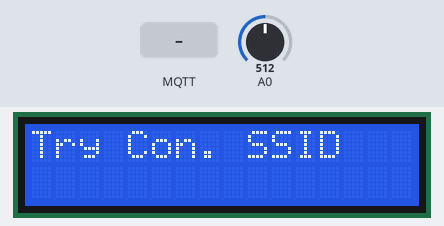
This sketch was run on a simulated ESP8266 (Wemos D1 mini). Shown: 16×2 character LCD. Inputs (shaded band) come from the test bench; at power-on: A0 = 512. WiFi joins after 1.5 s; servers stay silent unless stated; no MQTT or app messages arrive unless stated; what the sketch prints to the serial monitor is not drawn.

Above: at 0.1 s.
At 1.6 s:
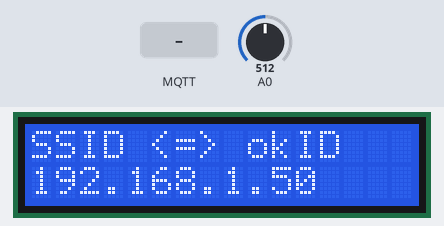
5.7 s: A0 set to 560
7.6 s: MQTT message "1" arrives on the first subscribed topic
9.2 s: MQTT message "on" arrives on the first subscribed topic
10.7 s: A0 set to 240
12.2 s: MQTT message "off" arrives on the first subscribed topic
Timing chart, 0 to 14.8 s (numbered marks = the images above; inputs shaded):
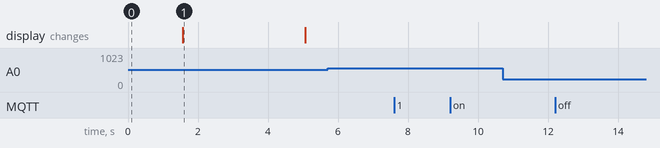

The sketch:

Arduino-Wemos-D1-MQTT-LCD-Screen.ino
```cpp
/*
 Based on Reconnecting MQTT example - non-blocking

 This sketch demonstrates how to keep the client connected
 using a non-blocking reconnect function. If the client loses
 its connection, it attempts to reconnect every 5 seconds
 without blocking the main loop.

 Stor 10 messages MQTT for display in loop on LCD screen 2 lines of 16 char

 Exemple to send MQTT with client mosquitto
 mosquitto_pub -h 192.168.0.66 -t "maison/aff/2x16A" -m  "{\"L1\":\"Contenu Ligne 1\",\"L2\":\"Contenu ligne 2\"}"

*/

#define DEBUG
#include <SPI.h>
#include <ESP8266WiFi.h>
#include <PubSubClient.h>
#include <LiquidCrystal.h>
#include <ArduinoJson.h>

// Pin use by program
LiquidCrystal lcd(0, 2, 4, 14, 12, 13);

// Update these with values suitable for your hardware/network.
byte mac[]    = {  0xDE, 0xED, 0xBA, 0xFE, 0xFE, 0xED };
IPAddress ip(192, 168, 0, 38);                          // Adress Wemos or D1 ou Arduino Ethernet on network
IPAddress server(192, 168, 0, 66);                      // Server MQTT

const char* ssid = "SSID";                              // Your WIFI SSID
const char* password = "PASSWORD";                      // Your WIFI password

// Le topics a écouter pour recevoir des ordres
#define SUBSCRIBELOG         "maison/aff/2x16"           //Topic qui permettra de recevoir des ordres a executer
#define SUBSCRIBEAUT         "maison/aff/2x16A"          //Topic automatique de Jeedom

int iInfoLog = 0;             // Si c'est à 0 pour automatique on affiche pas les log si c'est à 1 on affiche que les LOG

// Variable pour memorisation messages
int numMsgsInArray = 0;         // This has a maximum of 10 messages
String messagesL1[10];          // because we've defined 10 Object Strings first line and key
String messagesL2[10];          // because we've defined 10 Object Strings seconde line
int msg_num = 1;                // This is between 1 and 10, reflecting which message number is printed on the LCD
int msg_index = 99;             // Index for storage message
int msg_index_current = 0;      // Index message on screen
long lastPressKey   = 0;        // Tempo pour bloquer defilement automatique si touche utilisée
long lastAffichage  = 0;        // Pour compteur tempo d'affichage sans utiliser delay
long tempoAffichage = 1000;     // Duree tempo d'affichage d'un message


/*
 * Search if message MQTT is already stored
 */
boolean searchMessage(char *newMsgSearch){
    boolean find = false;
    #ifdef DEBUG
      Serial.println("Recherche de :");
      Serial.println(newMsgSearch);
    #endif
    // On cherche dans le tableau des messages
    for (int i = 1; i <= numMsgsInArray; i++){
      Serial.println(messagesL1[i-1]);
      if (messagesL1[i-1] == newMsgSearch){
        #ifdef DEBUG
          Serial.println("Message déjà existant");
        #endif
        msg_index = i-1;
        find = true;
      }
    }
    return find;
}

/*
 * Add message in array
 */

void addMessage(char *newMsg, char *newMsg2){
   #ifdef DEBUG
    Serial.println("Ajout du message :");
    Serial.print(newMsg);
   #endif
   numMsgsInArray++;
   if (numMsgsInArray >= 11){
       // To shift the messages up in the array,
       // get the length of the string and reserve it,
       // Then shift the msg to the reserved space.
       // Note that I have used "human values" so that "number of messages" is correct (between 1 and 10), and
       // the code subtracts 1, to point to the correct array entry (between 0 and 9).
       for (int i = 1; i <= 9; i++){
          int tmp1Length = (messagesL1[i].length());
          messagesL1[i-1].reserve(tmp1Length);
          messagesL1[i-1] = messagesL1[i];
       }
     numMsgsInArray = 10;
     }

  // Premier tableau messagesL1
  int strLength = strlen(newMsg)+1; //Include space for \0
  messagesL1[numMsgsInArray-1].reserve(strLength);
  messagesL1[numMsgsInArray-1] = newMsg;

  // Deuxieme tableau messagesL2
  int strLength2 = strlen(newMsg2)+1; //Include space for \0
  // Je vais forcer la taille memoire a 17 caractere pour les 16 caractere de la ligne + \0
  // Pour ligne 1 c'était different car c'est une clef donc il faut utiliser tel que
  strLength2 = 17;
  //messagesL2[numMsgsInArray-1].reserve(strLength2);
  messagesL2[numMsgsInArray-1] = newMsg2;

}

/*
 * Print message on screen
 */
void defilMessages(){
  // Si pas de message pas de defilement
  if ( numMsgsInArray == 0 ) return;
  // Si touche recement pressee pas de defilement on obeit a l'affichage touche
  long nowPress = millis();
  if (nowPress - lastPressKey < 2000) {
    return;
  }
  // Ok on ne change pas d'affiche pendant toute la duree de tempoAffichage
  long nowAffichage = millis();
  if (nowAffichage - lastAffichage > tempoAffichage) {
    lastAffichage = nowAffichage;
    // Ok maintenant on fait defiler
    lcd.clear();
    lcd.setCursor(0, 0);
    lcd.print(messagesL1[msg_index_current]);
    lcd.setCursor(0, 1);
    lcd.print(messagesL2[msg_index_current]);
    msg_index_current++;
    if (msg_index_current >= numMsgsInArray){
        msg_index_current = 0;
    }
  }
}

/*
 * Print message when key pressed
 */
void printMessages() {
   #ifdef DEBUG
    // If you want to see the messages on your serial monitor (eg for testing the code)
    Serial.println("List stored messages");
    for (int i = 1; i <= numMsgsInArray; i++){
      Serial.println(messagesL1[i-1]);
    }
  #endif
  //
  // Now, print the messages out to the LCD screen.
  lcd.clear();
  lcd.setCursor(0, 0);
  lcd.print(messagesL1[msg_num]);
  lcd.setCursor(0, 1);
  lcd.print(messagesL2[msg_num]);
}


void checkUpButton() {
  msg_num--;
  if (msg_num < 1) {
    msg_num = 0;
  }
  #ifdef DEBUG
    Serial.print("checkUpButton  :");
    Serial.println(msg_num);
    Serial.print("Le msg est  :");
    Serial.println(messagesL1[msg_num]);
  #endif
  printMessages();
  lastPressKey = millis();
}

void checkDownButton() {
  msg_num++;
  if (msg_num >= numMsgsInArray) {
    msg_num = numMsgsInArray-1;
  }
  #ifdef DEBUG
    Serial.print("checkDownButton  :");
    Serial.println(msg_num);
    Serial.print("Le msg est  :");
    Serial.println(messagesL1[msg_num]);
  #endif
  printMessages();
  lastPressKey = millis();
}


/*
 * Detect key pressed
 */
void pressButton() {
  int x;
  x = analogRead (0);
  //Serial.println(x,DEC);
  if (x < 100) {               // Left=769  Right=9 Up=225 Down=500
     #ifdef DEBUG
      lcd.clear();
      lcd.setCursor(0, 0);
      lcd.print ("Right");
      Serial.print("The value at pin A0 Right key pressed is  :");
      Serial.println(x,DEC);
     #endif

     checkUpButton();

  } else  if (x < 250) {
            #ifdef DEBUG
              lcd.clear();
              lcd.setCursor(0, 0);
              lcd.print ("Up    ");
              Serial.print("The value at pim A0 UP key pressed is  :");
              Serial.println(x,DEC);
            #endif

            checkUpButton();

          } else  if (x < 550){
                    #ifdef DEBUG
                      lcd.clear();
                      lcd.setCursor(0, 0);
                      lcd.print ("Down  ");
                      Serial.print("The value at pim A0 Down key pressed is  :");
                      Serial.println(x,DEC);
                    #endif

                    checkDownButton();

                  } else  if (x < 800){
                            #ifdef DEBUG
                              lcd.clear();
                              lcd.setCursor(0, 0);
                              lcd.print ("Left  ");
                              Serial.print("The value at pim A0 Left key pressed is  :");
                              Serial.println(x,DEC);
                            #endif

                            checkDownButton();

                          } //else if (x < 800){
                        //        lcd.clear();
                        //        lcd.setCursor(0, 0);
                        //        lcd.print ("Select");
                        //        Serial.print("The value at pim A0 Select key pressed is  :");
                        //        Serial.println(x,DEC);
                        //      }
  /*
   * Imperatif laisser delay sinon bouclage sur Attempt to reconnect
   * Surement une histoire de analogRead qui interfere ????????
   */
  delay(200);   // Give the user time to lift their finger off the button
}

/*
 * Traitment MQTT message
 */
void callback(char* topic, byte* payload, unsigned int length) {
  // handle message arrived
  #ifdef DEBUG
    Serial.print("Message arrived [");
    Serial.print(topic);
    Serial.print("] ");

    for (int i=0;i<length;i++) {
      Serial.print((char)payload[i]);
    }
    Serial.println();
  #endif
  StaticJsonBuffer<200> jsonBuffer;
  char inData[80];
  for(int i = 0; i<length; i++){
    // Serial.print((char)payload[i]);
    inData[i] = (char)payload[i];
  }

  JsonObject& root = jsonBuffer.parseObject(inData);
  if (!root.success())
  {
    Serial.println("parseObject() failed");
    return;
  }

  // En fonction du mode on affiche seulement ce qui vient de jeedom (mode A) ou alors tous les logs (mode L)
  const char* L1    = root["L1"];
  // J'ai trouvé cette bidouille pour contourner le probleme de const char de la lib JSON
  String ligne1 = root["L1"];
  char char_arr[ligne1.length()];
  ligne1.toCharArray(char_arr, ligne1.length()+1);

 //const char* L1    = root["L1"];
  const char* L2    = root["L2"];
  String ligne2 = root["L2"];
  char char_arr2[ligne2.length()];
  ligne2.toCharArray(char_arr2, ligne2.length()+1);


  // Si le message n'existe pas il faut l'ajouter
  if (!searchMessage(char_arr)){
      addMessage(char_arr,char_arr2);
  } else {
      // On efface la ligne
      messagesL2[msg_index] = "                ";
      // On affecte la ligne
      messagesL2[msg_index] = char_arr2;
  }
}

WiFiClient ethClient;
PubSubClient client(ethClient);

long lastReconnectAttempt = 0;

boolean reconnect() {
  if (client.connect("arduiCli")) {
    // Once connected, publish an announcement...
    client.publish("outTopic","hello world arduino messagerie");
    // ... and resubscribe
    // client.subscribe("inTopic");
    if ( iInfoLog == 0) {
      client.subscribe(SUBSCRIBEAUT);
      client.unsubscribe(SUBSCRIBELOG);
    } else {
      client.subscribe(SUBSCRIBELOG);
      client.unsubscribe(SUBSCRIBEAUT);
    }
  }
  return client.connected();
}

void setup() {
  // For test without MQTT messages Creation de 3 messages artificiellement
  //addMessage("1 first  Hello","220V");
  //addMessage("2 second World","18 C");
  //addMessage("3 third  msg  ","1400W");

  Serial.begin(115200);
  client.setServer(server, 1883);
  client.setCallback(callback);
  lcd.begin(16, 2);
  lcd.setCursor(0, 0);
  lcd.print("Try Con. ");
  lcd.print(ssid);
  WiFi.begin(ssid, password);
  while (WiFi.status() != WL_CONNECTED) {
      delay(500);
      Serial.print(".");
  }
  IPAddress myIp = WiFi.localIP();
  #ifdef DEBUG
      Serial.println("");
      Serial.print("Connect ");
      Serial.println(ssid);
      Serial.print("IP address: ");
      Serial.println(WiFi.localIP());
  #endif
  //Ethernet.begin(mac, ip);
  lcd.setCursor(0, 0);
  lcd.print(ssid);
  lcd.print(" <=> ok");

  // On affiche sur le LCD à la lgine 1 l'adresse IP
  lcd.setCursor(0, 1);
  lcd.print(WiFi.localIP());
  delay(1500);
  lastReconnectAttempt = 0;
}


void loop() {
  if (!client.connected()) {
    long now = millis();
    if (now - lastReconnectAttempt > 5000) {
      lastReconnectAttempt = now;
      // Attempt to reconnect
      #ifdef DEBUG
        Serial.println("Attempt to reconnect");
      #endif
      if (reconnect()) {
        lastReconnectAttempt = 0;
      }
    }
  } else {
    // Client connected
    // Ici le code à executer
    pressButton();
    defilMessages();
    client.loop();
  }

}
```

Measured:
- after the input at 5.7 s, every drawn part: stays the same
- after the input at 7.6 s, every drawn part: stays the same
- after the input at 9.2 s, every drawn part: stays the same
- after the input at 10.7 s, every drawn part: stays the same
- after the input at 12.2 s, every drawn part: stays the same
- what the display in image 1 shows lasts 3.5 s, from 1.6 s to 5.1 s
